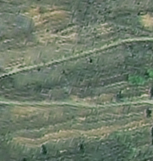
#> input picture uploads/A/ddfgf10157.png, 153 x 161 px, found by its file name; its folder holds only this picture in this run
$ python visualize_results.py
#> lines starting #> are read from the running program, lines starting #| are printed output that depends on the picture; after the words box and inside, x2 and y2 are one past the last pixel; in counts of white or black regions, pixels touching at a corner belong together
import os
import os.path as osp
import sys
import warnings
from pathlib import Path

import cv2
import numpy as np
from tqdm import tqdm


class CDVisualization(object):
    def __init__(self, policy=['compare_pixel', 'pixel']):
        """Change Detection Visualization

        Args:
            policy (list, optional): _description_. Defaults to ['compare_pixel', 'pixel'].
        """
        super().__init__()
        assert isinstance(policy, list)
        self.policy = policy
        self.num_classes = 2
        self.COLOR_MAP = {'0': (0, 0, 0), # black is TN
                          '1': (255, 255, 0), # yellow is FP 误检
                          '2': (255, 0, 0), # red is FN 漏检
                          '3':(0, 255, 0)} # green is TP


    def read_and_check_label(self, file_name):
        img = cv2.imread(file_name, cv2.IMREAD_GRAYSCALE)
        if np.max(img) >= self.num_classes:
            warnings.warn('Please make sure the range of the pixel value' \
                  'in your pred or gt.')
            img[img < 128] = 0
            img[img >= 128] = 1
        return img

    def read_img(self, file_name):
        img = cv2.imread(file_name, cv2.IMREAD_UNCHANGED)
        img = cv2.cvtColor(img, cv2.COLOR_BGR2RGB)
        return img

    def save_img(self, file_name, vis_res, imgs=None):
        dir_name = os.path.dirname(file_name)
        base_name, suffix = os.path.basename(file_name).split('.')
        os.makedirs(dir_name, exist_ok=True)

        # consistent with the original image
        vis_res = cv2.cvtColor(vis_res, cv2.COLOR_RGB2BGR)
        if imgs is not None:
            assert isinstance(imgs, list), '`imgs` must be a list.'
            if vis_res.shape != imgs[0].shape:
                vis_res = cv2.cvtColor(vis_res, cv2.COLOR_GRAY2RGB)
            for idx, img in enumerate(imgs):
                assert img.shape == vis_res.shape, '`img` and `vis_res` must be '\
                    'of the same shape.'
                cv2.imwrite(osp.join(dir_name, base_name+'_'+str(idx)+'.'+suffix),
                            cv2.addWeighted(img, 1, vis_res, 0.25, 0.0))
        else:
            cv2.imwrite(file_name, vis_res)

    def trainIdToColor(self, trainId):
        """convert label id to color

        Args:
            trainId (int): _description_

        Returns:
            color (tuple)
        """
        color = self.COLOR_MAP[str(trainId)]
        return color

    def gray2color(self, grayImage: np.ndarray, num_class: list):
        """convert label to color image

        Args:
            grayImage (np.ndarray): _description_
            num_class (list): _description_

        Returns:
            _type_: _description_
        """
        rgbImage=np.zeros((grayImage.shape[0],grayImage.shape[1],3),dtype='uint8')
        for cls in num_class:
            row, col=np.where(grayImage==cls)
            if (len(row)==0):
                continue
            color=self.trainIdToColor(cls)
            rgbImage[row, col]=color
        return rgbImage

    def res_pixel_visual(self, label):
        assert np.max(label) < self.num_classes, 'There exists the value of ' \
        '`label` that is greater than `num_classes`'
        label_rgb = self.gray2color(label, num_class=list(range(self.num_classes)))
        return label_rgb

    def res_compare_pixel_visual(self, pred, gt):
        """visualize according to confusion matrix.

        Args:
            pred (_type_): _description_
            gt (_type_): _description_
        """
        assert np.max(pred) < self.num_classes, 'There exists the value of ' \
        '`pred` that is greater than `num_classes`'
        assert np.max(gt) < self.num_classes, 'There exists the value of ' \
        '`gt` that is greater than `num_classes`'

        visual_ = self.num_classes * gt.astype(int) + pred.astype(int)
        visual_rgb = self.gray2color(visual_, num_class=list(range(self.num_classes**2)))
        return visual_rgb

    def res_compare_boundary_visual(self):
        pass

    def __call__(self, pred_path, gt_path, dst_path, imgs=None):
        # dst_prefix, dst_suffix = osp.abspath(dst_path).split('.')
        # dst_path = dst_prefix + '_{}.' + dst_suffix
        file_name = osp.basename(dst_path)
        dst_path = osp.dirname(dst_path)

        pred = self.read_and_check_label(pred_path)
        gt = self.read_and_check_label(gt_path)
        if imgs is not None:
            assert isinstance(imgs, list), '`imgs` must be a list.'
            imgs = [self.read_img(p) for p in imgs]

        for pol in self.policy:
            dst_path_pol = osp.join(dst_path, pol)
            os.makedirs(dst_path_pol, exist_ok=True)
            dst_file = osp.join(dst_path_pol, file_name)
            if pol == 'compare_pixel':
                visual_map = self.res_compare_pixel_visual(pred, gt)
                self.save_img(dst_file, visual_map, None)
            elif pol == 'pixel':
                visual_map = self.res_pixel_visual(pred)
                self.save_img(dst_file, visual_map, imgs)
            else:
                raise ValueError(f'Invalid policy {pol}')


if __name__ == '__main__':
    gt_dir = r'F:\Pycharm_program\lunwen\datasets\CD_use\WHU_CD\test\label'
    pred_dir = r'C:\Users\money\Desktop\论文材料\out_ontest\DTCDSCN\WHU_CD'
    dst_dir = r'C:\Users\money\Desktop\论文材料\out_ontest\DTCDSCN\VIS\WHU_CD'
    img_dir = [r'F:\Pycharm_program\lunwen\datasets\CD_use\WHU_CD\test\A',
               r'F:\Pycharm_program\lunwen\datasets\CD_use\WHU_CD\test\B']
    #file_name = '1325.png'

    batch_list=os.listdir(img_dir[0])
    for file_name in batch_list:
        CDVisual = CDVisualization(policy=['compare_pixel'])
        CDVisual(osp.join(pred_dir, file_name),
                 osp.join(gt_dir, file_name),
                 osp.join(dst_dir, file_name),
                 [osp.join(p, file_name) for p in img_dir])
#> this loop made 1 pass
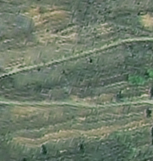
#> input picture uploads/A/ddfgf10157.png, 153 x 161 px, found by its file name
#> pass 1, in read_and_check_label, `img = cv2.imread(file_name, cv2.IMREAD_GRAYSCALE)`:
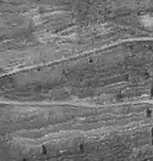
#> img: shape (161, 153); min 31, max 200, mean 116.4
#> pass 1, in __call__, `pred = self.read_and_check_label(pred_path)`:
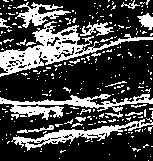
#> pred: shape (161, 153); values 0 (black) and 1 (white), 28.1% white; 259 white regions (237 under 20 px), largest, box (x1, y1, x2, y2) and area: (0, 21, 153, 77) 2170, (0, 94, 153, 120) 1306, (11, 118, 153, 151) 1004
